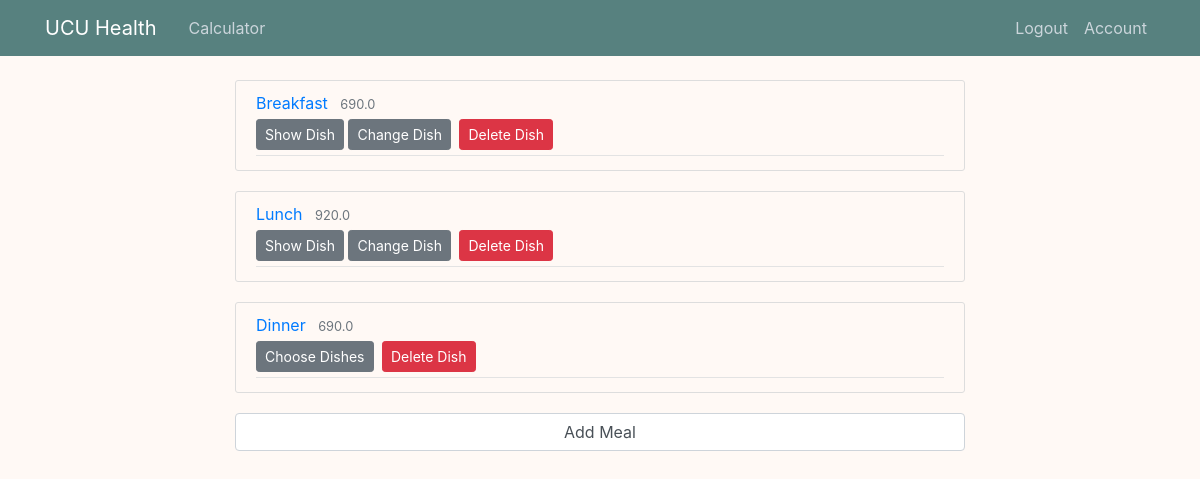
Screenshot of /main (signed in) with the database file from the repository.
### main/models.py (models this page shows, shortened)
class Meal(db.Model):
    id = db.Column(db.Integer, primary_key = True)
    name = db.Column(db.String(30), nullable = False)
    calories = db.Column(db.Float, nullable = False)
    proteins = db.Column(db.Float, nullable = False)
    carbs = db.Column(db.Float, nullable = False)
    fats = db.Column(db.Float, nullable = False)
    choicen = db.Column(db.Integer, nullable = False, default = 0)
    date_added = db.Column(db.DateTime, nullable = False,
        default = datetime.date(datetime.utcnow()))
    user_id = db.Column(db.Integer, db.ForeignKey("user.id"), default = 0)
    dishes = db.relationship('Dish', backref = 'meal', lazy=True)

### main/routes.py (the view, shortened to what this page needs)
@app.route("/", methods=['GET', 'POST'])
@app.route("/main", methods=['GET', 'POST'])
def main():
    if not current_user.is_authenticated:
        return render_template('home.html', title = 'Home')
    meals = Meal.query.filter_by(date_added = datetime(*tuple(map(int,
            datetime.utcnow().strftime('%Y-%m-%d').split('-')))), user_id = current_user.id).all()
    return render_template('main.html', title = 'Main', meals = meals)

### main/models.py (called while the page is built)
@login_manager.user_loader
def load_user(user_id):
    return User.query.get(int(user_id))

### main/templates/main.html (shortened to what this page needs)
{% extends "layout.html" %}
{% block content %}
<form method="POST" action="">
  {% for meal in meals %}
  <article class="media content-section">
    <div class="media-body">
    <div class="article-metadata">
        <a class="mr-2" href="#">{{ meal.name }}</a>
        <small class="text-muted">{{ meal.calories }}</small>
        <div>
            {% if meal.choicen == False %}
              <a class="btn btn-secondary btn-sm mt-1 mb-1" href="{{url_for('choose_dishes', meal_id = meal.id)}}">Choose Dishes</a>
            {% else %}
              <a class="btn btn-secondary btn-sm mt-1 mb-1" href="{{url_for('show_dish', meal_id = meal.id)}}">Show Dish</a>
              <a class="btn btn-secondary btn-sm mt-1 mb-1" href="{{url_for('view_dishes', meal_id = meal.id)}}">Change Dish</a>
            {% endif %}
            <a class="btn btn-danger btn-sm m-1" href="{{url_for('delete_meal', meal_id = meal.id)}}">Delete Dish</a>
        </div>
  </article>
  {% endfor %}
  <form method="POST" action="">
    <div class="form-group">
      <input type="submit", name="submit_button", value="Add Meal", class="form-control", id="all_meal">
    </div>
  </form>
</form>
{% endblock content %}

### main/templates/layout.html (shortened to what this page needs)
<!DOCTYPE html>
<html>
  <head>
    <link
      rel="stylesheet"
      href="https://maxcdn.bootstrapcdn.com/bootstrap/4.0.0/css/bootstrap.min.css"
 />
    <link
      rel="stylesheet"
      type="text/css"
      href="{{ url_for('static', filename='main.css') }}" />
  </head>
  <body>
    <header class="site-header">
      <nav class="navbar navbar-expand-lg navbar-dark bg-steel fixed-top">
        <div class="container">
          <a class="navbar-brand mr-4" href="{{ url_for('main') }}">UCU Health</a>
          <div class="collapse navbar-collapse" id="navbarToggle">
            <div class="navbar-nav mr-auto">
              <a class="nav-item nav-link" href="{{ url_for('calculator') }}">Calculator</a>
            </div>
            <div class="navbar-nav">
            {% if current_user.is_authenticated %}
              <a class="nav-item nav-link" href="{{ url_for("logout") }}">Logout</a>
              <a class="nav-item nav-link" href="{{ url_for("account") }}">Account</a>
            {% else %}
              <a class="nav-item nav-link" href="{{ url_for("login") }}">Login</a>
              <a class="nav-item nav-link" href="{{ url_for("register") }}">Register</a>
            {% endif %}
            </div>
          </div>
        </div>
      </nav>
    </header>
    <main role="main" class="container">
      <div class="row">
        <div class="col-md-8">
          {% block content %}{% endblock %}
        </div>
    </main>
  </body>
</html>

### main/static/main.css (style rules this page uses)
body { background: #fff9f5; color: #333333; margin-top: 5rem; }
.row { display: flex; justify-content: center; align-items: center; }
.bg-steel { background-color: #57817f; }
.site-header .navbar-nav .nav-link { color: #cbd5db; }
.content-section { background: #fff9f5;; padding: 10px 20px; border: 1px solid #dddddd; border-radius: 3px; margin-bottom: 20px; }
.article-metadata { padding-bottom: 1px; margin-bottom: 4px; border-bottom: 1px solid #e3e3e3 }

### rows the page displays
Meal: name "Breakfast", calories "690.0"
Meal: name "Lunch", calories "920.0"
Meal: name "Dinner", calories "690.0"
